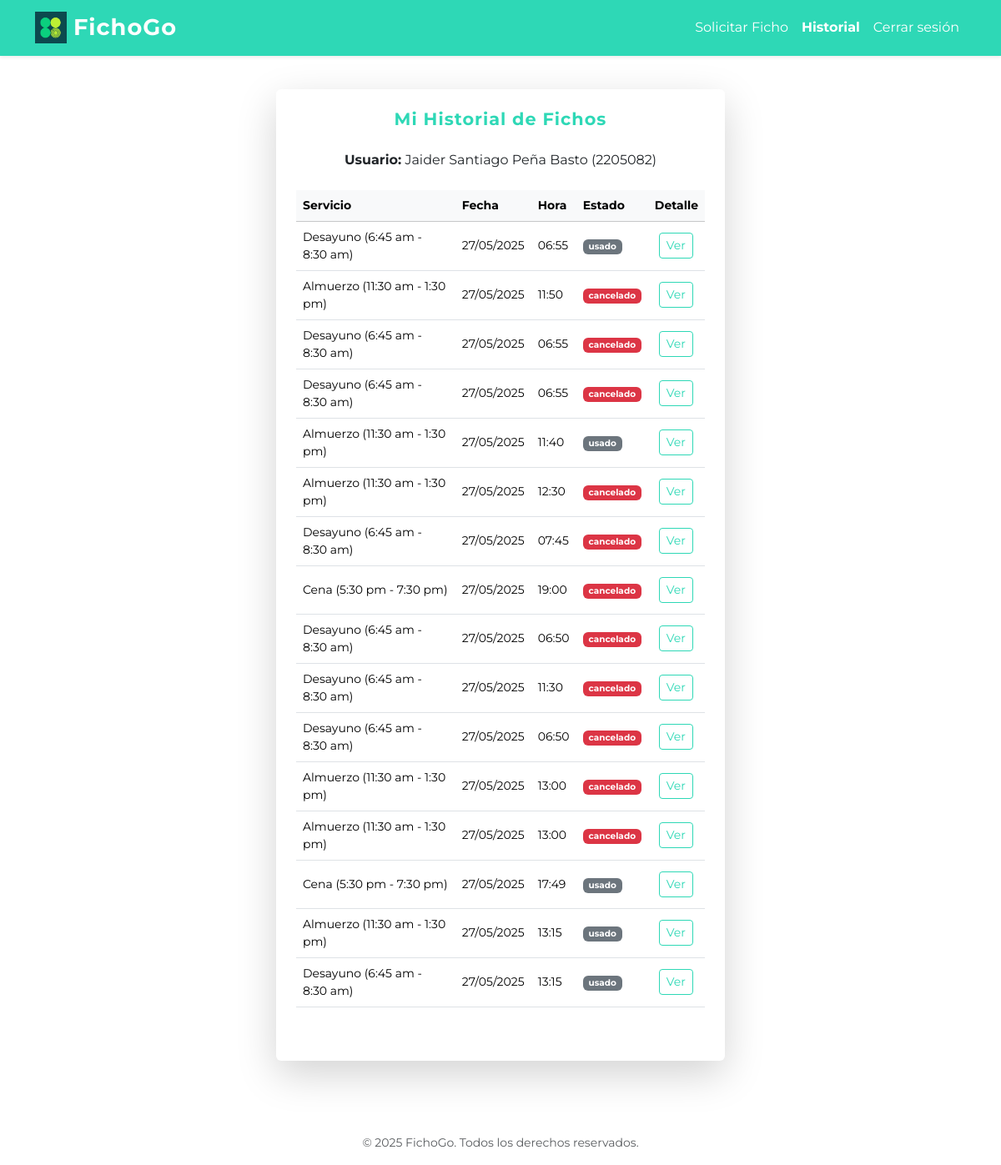
The app's page /usuario/ (signed in), older data.
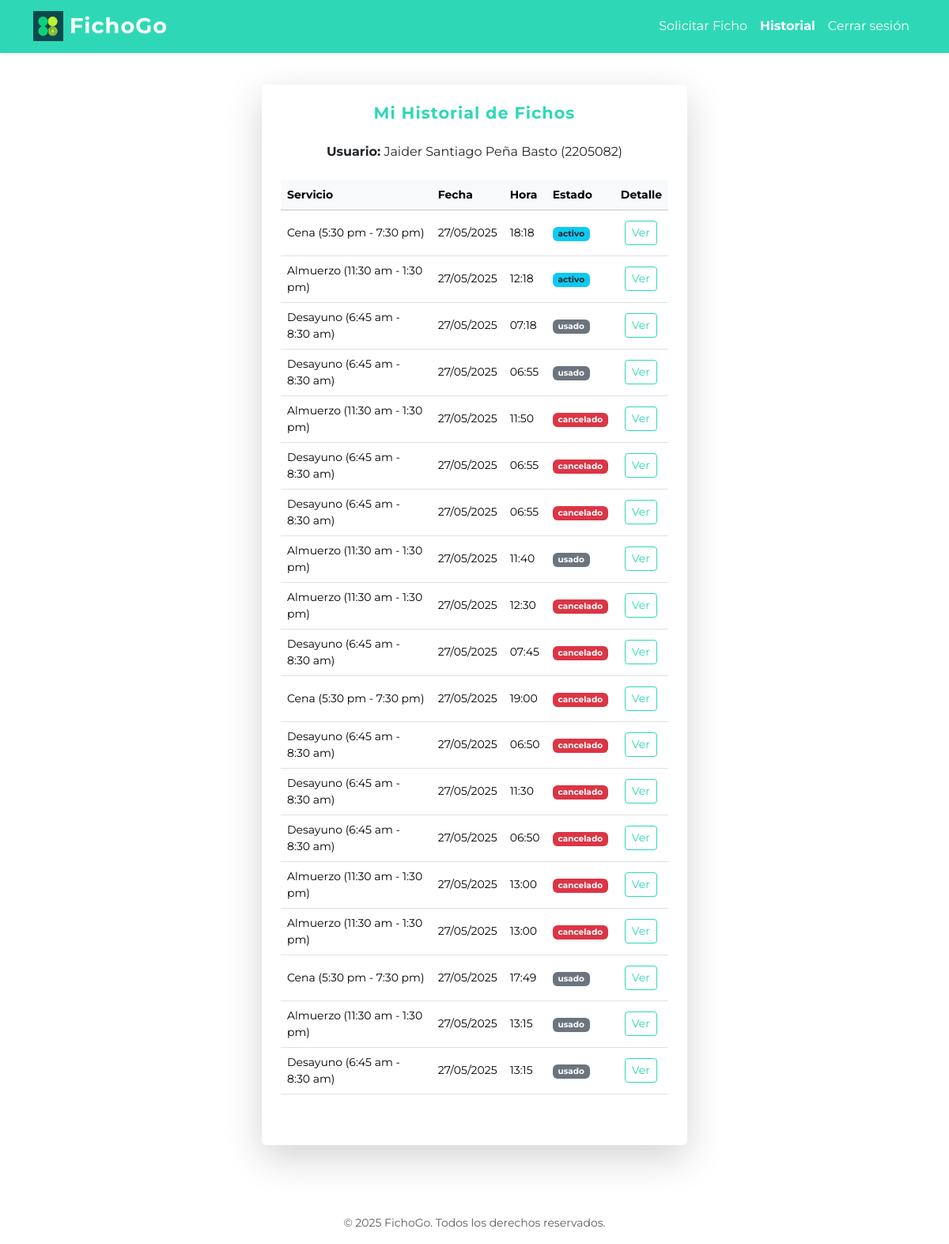
The same page, newer data.
### core/models.py (models this page shows, shortened)
class Ficho(models.Model):
    usuario = models.ForeignKey(settings.AUTH_USER_MODEL, on_delete=models.CASCADE)
    cupo = models.ForeignKey(Cupo, on_delete=models.CASCADE)
    hora = models.TimeField()
    estado = models.CharField(max_length=20, choices=[('activo', 'Activo'), ('cancelado', 'Cancelado')], default='activo')
    fecha_creacion = models.DateTimeField(auto_now_add=True)
    codigo_qr = models.ImageField(upload_to='qr/', blank=True, null=True)
    hora_validacion = models.DateTimeField(null=True, blank=True)

class Cupo(models.Model):
    SERVICIOS = [
        ('desayuno', 'Desayuno (6:45 am - 8:30 am)'),
        ('almuerzo', 'Almuerzo (11:30 am - 1:30 pm)'),
        ('cena', 'Cena (5:30 pm - 7:30 pm)')
    ]
    nombre_servicio = models.CharField(max_length=100, choices=SERVICIOS, verbose_name='Servicio')
    cantidad_total = models.PositiveIntegerField()
    cantidad_disponible = models.PositiveIntegerField()
    fecha = models.DateField()

### core/views.py (the view)
# urls.py: path('usuario/', views.usuario_view, name='usuario'),
def usuario_view(request):
    from .models import Ficho
    if not request.user.is_authenticated:
        return redirect('login')
    hoy = timezone.now().date()
    ficho_existente = None
    if not request.user.is_staff:
        ficho_existente = Ficho.objects.filter(usuario=request.user, cupo__fecha=hoy, estado='activo').order_by('-fecha_creacion').first()
        historial_fichos = Ficho.objects.filter(usuario=request.user).order_by('-fecha_creacion')[:20]
    else:
        ficho_existente = None
        historial_fichos = None
    ultimos_fichos = Ficho.objects.filter(usuario=request.user).order_by('-fecha_creacion')[:3]
    return render(request, 'core/usuario.html', {
        'ficho_existente': ficho_existente,
        'es_admin': request.user.is_staff,
        'historial_fichos': historial_fichos,
        'ultimos_fichos': ultimos_fichos,
    })

### core/templates/core/usuario.html (shortened to what this page needs)
{% extends 'core/base.html' %}
{% block content %}
<div class="container py-3 px-1 px-sm-2">
    <div class="row justify-content-center">
        <div class="col-12 col-sm-11 col-md-9 col-lg-7 col-xl-6">
            <div class="card shadow-lg border-0 mb-4">
                <div class="card-body p-3 p-md-4">
                    <h2 class="card-title text-center mb-4 text-primary fw-bold" style="letter-spacing:1px; font-size:1.3rem;">Mi Historial de Fichos</h2>
                    <p class="text-center mb-4"><strong>Usuario:</strong> {{ request.user.first_name }} ({{ request.user.username }})</p>
                    <div class="table-responsive mb-4">
                        <table class="table table-hover align-middle small">
                            <thead class="table-light">
                                <tr>
                                    <th>Servicio</th>
                                    <th>Fecha</th>
                                    <th>Hora</th>
                                    <th>Estado</th>
                                    <th>Detalle</th>
                                </tr>
                            </thead>
                            <tbody>
                                {% for ficho in historial_fichos %}
                                <tr>
                                    <td>{{ ficho.cupo.get_nombre_servicio_display }}</td>
                                    <td>{{ ficho.cupo.fecha|date:'d/m/Y' }}</td>
                                    <td>{{ ficho.hora }}</td>
                                    <td>
                                        {% if ficho.estado == 'activo' %}
                                            <span class="badge bg-info text-dark">{{ ficho.estado }}</span>
                                        {% elif ficho.estado == 'cancelado' %}
                                            <span class="badge bg-danger">{{ ficho.estado }}</span>
                                        {% elif ficho.estado == 'usado' or ficho.estado == 'validado' %}
                                            <span class="badge bg-secondary">{{ ficho.estado }}</span>
                                        {% else %}
                                            <span class="badge bg-light text-dark">{{ ficho.estado }}</span>
                                        {% endif %}
                                    </td>
                                    <td><a href="{% url 'ver_ficho' ficho.id %}" class="btn btn-outline-primary btn-sm">Ver</a></td>
                                </tr>
                                {% empty %}
                                <tr><td colspan="5" class="text-center">No tienes fichos registrados.</td></tr>
                                {% endfor %}
                            </tbody>
                        </table>
                    </div>
                </div>
            </div>
        </div>
    </div>
</div>
{% endblock %}

Row changes from the older to the newer data that the page shows:
added Ficho: cupo.nombre_servicio "Cena (5:30 pm - 7:30 pm)", cupo.fecha "27/05/2025", hora "18:18", estado "activo"
added Ficho: cupo.nombre_servicio "Almuerzo (11:30 am - 1:30 pm)", cupo.fecha "27/05/2025", hora "12:18", estado "activo"
added Ficho: cupo.nombre_servicio "Desayuno (6:45 am - 8:30 am)", cupo.fecha "27/05/2025", hora "07:18", estado "usado"
